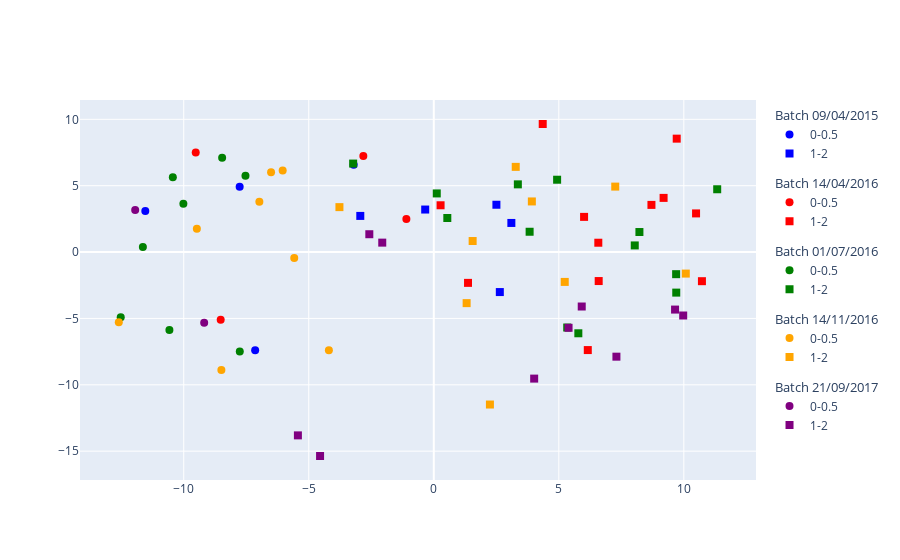

Source (notebook cell):
### Markdown cell above
Once ABaCo model is trained on the dataset, the reconstruction can be done with or without Monte Carlo reconstruction setup (not recommended)

### Code cell
ad_count_corrected_data = abaco_recon(
    model=ad_count_abaco_model,
    device=device,
    data=ad_count_data,
    dataloader=ad_count_train_dataloader,
    sample_label=ad_count_sample_label,
    batch_label=ad_count_batch_label,
    bio_label=ad_count_bio_label,
    seed=42,
    monte_carlo=1, # Setting Monte Carlo sampling at 1 is the same as just sampling from the final ZINB distribution obtained from the trained model
)

plotPCoA(data = ad_count_corrected_data, sample_label=ad_count_sample_label, batch_label=ad_count_batch_label, experiment_label=ad_count_bio_label)

### Figure 1 — Plotly figure (JSON) as saved in the notebook; plotly's stock layout.template omitted (floating-point values rounded to 4 significant figures)
{"data": [{"legendgroup": "09/04/2015", "legendgrouptitle": {"text": "Batch 09/04/2015"}, "marker": {"color": ["blue", "blue", "blue", "blue"], "size": 8, "symbol": ["circle", "circle", "circle", "circle"]}, "mode": "markers", "name": "0-0.5", "type": "scatter", "x": [-11.54, -7.763, -3.203, -7.144], "y": [3.091, 4.929, 6.587, -7.407]}, {"legendgroup": "09/04/2015", "legendgrouptitle": {"text": "Batch 09/04/2015"}, "marker": {"color": ["blue", "blue", "blue", "blue", "blue"], "size": 8, "symbol": ["square", "square", "square", "square", "square"]}, "mode": "markers", "name": "1-2", "type": "scatter", "x": [-0.3433, 2.504, 2.641, -2.939, 3.102], "y": [3.203, 3.565, -3.014, 2.724, 2.193]}, {"legendgroup": "14/04/2016", "legendgrouptitle": {"text": "Batch 14/04/2016"}, "marker": {"color": ["red", "red", "red", "red"], "size": 8, "symbol": ["circle", "circle", "circle", "circle"]}, "mode": "markers", "name": "0-0.5", "type": "scatter", "x": [-9.52, -1.096, -2.818, -8.522], "y": [7.495, 2.498, 7.232, -5.102]}, {"legendgroup": "14/04/2016", "legendgrouptitle": {"text": "Batch 14/04/2016"}, "marker": {"color": ["red", "red", "red", "red", "red", "red", "red", "red", "red", "red", "red", "red"], "size": 8, "symbol": ["square", "square", "square", "square", "square", "square", "square", "square", "square", "square", "square", "square"]}, "mode": "markers", "name": "1-2", "type": "scatter", "x": [4.356, 6.011, 1.37, 6.58, 9.191, 10.49, 0.2716, 6.595, 10.72, 9.716, 8.704, 6.159], "y": [9.648, 2.65, -2.321, 0.7036, 4.082, 2.912, 3.525, -2.184, -2.195, 8.544, 3.553, -7.384]}, {"legendgroup": "01/07/2016", "legendgrouptitle": {"text": "Batch 01/07/2016"}, "marker": {"color": ["green", "green", "green", "green", "green", "green", "green", "green"], "size": 8, "symbol": ["circle", "circle", "circle", "circle", "circle", "circle", "circle", "circle"]}, "mode": "markers", "name": "0-0.5", "type": "scatter", "x": [-10.44, -8.464, -10.01, -12.52, -7.531, -11.63, -7.759, -10.57], "y": [5.63, 7.114, 3.647, -4.911, 5.758, 0.3902, -7.485, -5.867]}, {"legendgroup": "01/07/2016", "legendgrouptitle": {"text": "Batch 01/07/2016"}, "marker": {"color": ["green", "green", "green", "green", "green", "green", "green", "green", "green", "green", "green", "green", "green"], "size": 8, "symbol": ["square", "square", "square", "square", "square", "square", "square", "square", "square", "square", "square", "square", "square"]}, "mode": "markers", "name": "1-2", "type": "scatter", "x": [0.1191, -3.225, 8.224, 9.692, 0.5407, 11.33, 8.038, 5.336, 3.362, 5.781, 9.697, 4.932, 3.833], "y": [4.417, 6.667, 1.509, -1.666, 2.566, 4.732, 0.4994, -5.684, 5.1, -6.119, -3.055, 5.45, 1.53]}, {"legendgroup": "14/11/2016", "legendgrouptitle": {"text": "Batch 14/11/2016"}, "marker": {"color": ["orange", "orange", "orange", "orange", "orange", "orange", "orange", "orange"], "size": 8, "symbol": ["circle", "circle", "circle", "circle", "circle", "circle", "circle", "circle"]}, "mode": "markers", "name": "0-0.5", "type": "scatter", "x": [-6.508, -9.476, -12.6, -6.044, -8.495, -6.976, -5.581, -4.195], "y": [6.011, 1.764, -5.295, 6.152, -8.89, 3.798, -0.4417, -7.4]}, {"legendgroup": "14/11/2016", "legendgrouptitle": {"text": "Batch 14/11/2016"}, "marker": {"color": ["orange", "orange", "orange", "orange", "orange", "orange", "orange", "orange", "orange"], "size": 8, "symbol": ["square", "square", "square", "square", "square", "square", "square", "square", "square"]}, "mode": "markers", "name": "1-2", "type": "scatter", "x": [-3.774, 3.922, 2.245, 3.277, 1.554, 1.313, 5.237, 10.08, 7.257], "y": [3.385, 3.813, -11.49, 6.419, 0.8307, -3.848, -2.249, -1.622, 4.932]}, {"legendgroup": "21/09/2017", "legendgrouptitle": {"text": "Batch 21/09/2017"}, "marker": {"color": ["purple", "purple"], "size": 8, "symbol": ["circle", "circle"]}, "mode": "markers", "name": "0-0.5", "type": "scatter", "x": [-11.94, -9.182], "y": [3.163, -5.334]}, {"legendgroup": "21/09/2017", "legendgrouptitle": {"text": "Batch 21/09/2017"}, "marker": {"color": ["purple", "purple", "purple", "purple", "purple", "purple", "purple", "purple", "purple", "purple"], "size": 8, "symbol": ["square", "square", "square", "square", "square", "square", "square", "square", "square", "square"]}, "mode": "markers", "name": "1-2", "type": "scatter", "x": [-2.578, -2.061, -4.548, -5.434, 5.917, 9.974, 7.304, 4.015, 5.39, 9.649], "y": [1.344, 0.7103, -15.36, -13.81, -4.102, -4.779, -7.881, -9.533, -5.706, -4.333]}], "layout": {}}
